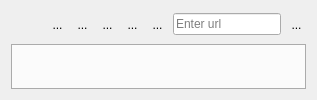
      <widget class="QWidget" name="browserx">
       <property name="sizePolicy">
        <sizepolicy hsizetype="Minimum" vsizetype="Minimum">
         <horstretch>0</horstretch>
         <verstretch>0</verstretch>
        </sizepolicy>
       </property>
       <attribute name="icon">
        <iconset>
         <normaloff>ico/003.png</normaloff>ico/003.png</iconset>
       </attribute>
       <attribute name="title">
        <string>SearchX</string>
       </attribute>
       <layout class="QVBoxLayout" name="verticalLayout_3">
        <item>
         <layout class="QHBoxLayout" name="horizontalLayout_7">
          <item>
           <widget class="QToolButton" name="back">
            <property name="toolTip">
             <string>Back</string>
            </property>
            <property name="styleSheet">
             <string notr="true">QToolButton{border:none;}</string>
            </property>
            <property name="text">
             <string/>
            </property>
            <property name="icon">
             <iconset>
              <normaloff>ico/007.png</normaloff>ico/007.png</iconset>
            </property>
            <property name="iconSize">
             <size>
              <width>28</width>
              <height>24</height>
             </size>
            </property>
            <property name="toolButtonStyle">
             <enum>Qt::ToolButtonFollowStyle</enum>
            </property>
           </widget>
          </item>
          <item>
           <widget class="QToolButton" name="forward">
            <property name="toolTip">
             <string>Forward</string>
            </property>
            <property name="styleSheet">
             <string notr="true">QToolButton{border:none;}</string>
            </property>
            <property name="text">
             <string>...</string>
            </property>
            <property name="icon">
             <iconset>
              <normaloff>ico/017.png</normaloff>ico/017.png</iconset>
            </property>
            <property name="iconSize">
             <size>
              <width>28</width>
              <height>24</height>
             </size>
            </property>
            <property name="toolButtonStyle">
             <enum>Qt::ToolButtonFollowStyle</enum>
            </property>
           </widget>
          </item>
          <item>
           <widget class="QToolButton" name="refresh">
            <property name="toolTip">
             <string>Refresh</string>
            </property>
            <property name="styleSheet">
             <string notr="true">QToolButton{border:none;}</string>
            </property>
            <property name="text">
             <string>...</string>
            </property>
            <property name="icon">
             <iconset>
              <normaloff>ico/002.png</normaloff>ico/002.png</iconset>
            </property>
            <property name="iconSize">
             <size>
              <width>28</width>
              <height>24</height>
             </size>
            </property>
           </widget>
          </item>
          <item>
           <widget class="QToolButton" name="home">
            <property name="toolTip">
             <string>Home</string>
            </property>
            <property name="styleSheet">
             <string notr="true">QToolButton{border:none;}</string>
            </property>
            <property name="text">
             <string>...</string>
            </property>
            <property name="icon">
             <iconset>
              <normaloff>ico/025.png</normaloff>ico/025.png</iconset>
            </property>
            <property name="iconSize">
             <size>
              <width>28</width>
              <height>24</height>
             </size>
            </property>
            <property name="toolButtonStyle">
             <enum>Qt::ToolButtonFollowStyle</enum>
            </property>
           </widget>
          </item>
          <item>
           <widget class="QToolButton" name="addtab">
            <property name="toolTip">
             <string>Add new tab</string>
            </property>
            <property name="styleSheet">
             <string notr="true">QToolButton{border:none;}</string>
            </property>
            <property name="text">
             <string>...</string>
            </property>
            <property name="icon">
             <iconset>
              <normaloff>ico/004.png</normaloff>ico/004.png</iconset>
            </property>
            <property name="iconSize">
             <size>
              <width>28</width>
              <height>24</height>
             </size>
            </property>
            <property name="toolButtonStyle">
             <enum>Qt::ToolButtonFollowStyle</enum>
            </property>
           </widget>
          </item>
          <item>
           <widget class="QToolButton" name="httpsicon">
            <property name="styleSheet">
             <string notr="true">QToolButton{border:none;}</string>
            </property>
            <property name="text">
             <string>...</string>
            </property>
            <property name="icon">
             <iconset>
              <normaloff>ico/013.png</normaloff>ico/013.png</iconset>
            </property>
            <property name="toolButtonStyle">
             <enum>Qt::ToolButtonFollowStyle</enum>
            </property>
           </widget>
          </item>
          <item>
           <widget class="QLineEdit" name="urlbox">
            <property name="toolTip">
             <string/>
            </property>
            <property name="placeholderText">
             <string>Enter url</string>
            </property>
           </widget>
          </item>
          <item>
           <widget class="QToolButton" name="stop">
            <property name="toolTip">
             <string>Stop loading</string>
            </property>
            <property name="styleSheet">
             <string notr="true">QToolButton{border:none;}</string>
            </property>
            <property name="text">
             <string>...</string>
            </property>
            <property name="icon">
             <iconset>
              <normaloff>ico/015.png</normaloff>ico/015.png</iconset>
            </property>
            <property name="iconSize">
             <size>
              <width>30</width>
              <height>24</height>
             </size>
            </property>
            <property name="toolButtonStyle">
             <enum>Qt::ToolButtonFollowStyle</enum>
            </property>
           </widget>
          </item>
         </layout>
        </item>
        <item>
         <widget class="QTabWidget" name="searchx">
          <property name="tabPosition">
           <enum>QTabWidget::South</enum>
          </property>
          <property name="currentIndex">
           <number>-1</number>
          </property>
          <property name="tabsClosable">
           <bool>true</bool>
          </property>
          <property name="movable">
           <bool>true</bool>
          </property>
         </widget>
        </item>
       </layout>
      </widget>
